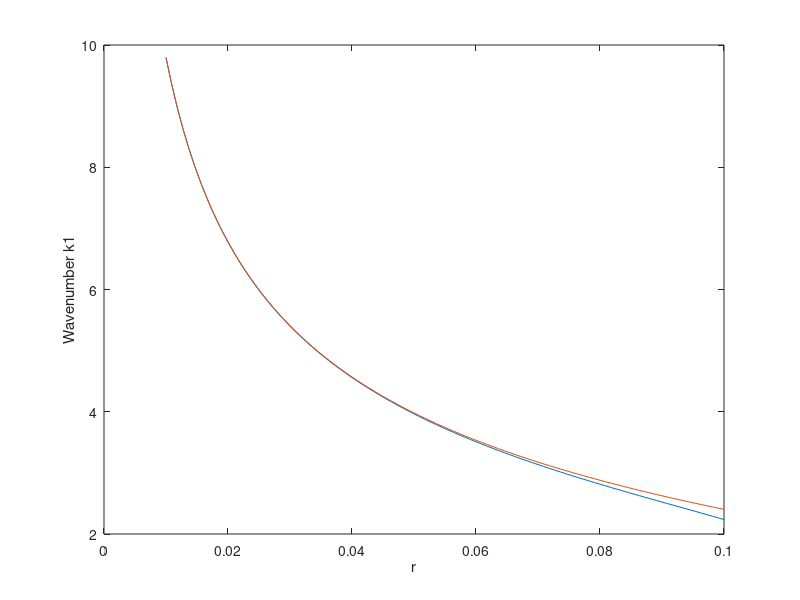
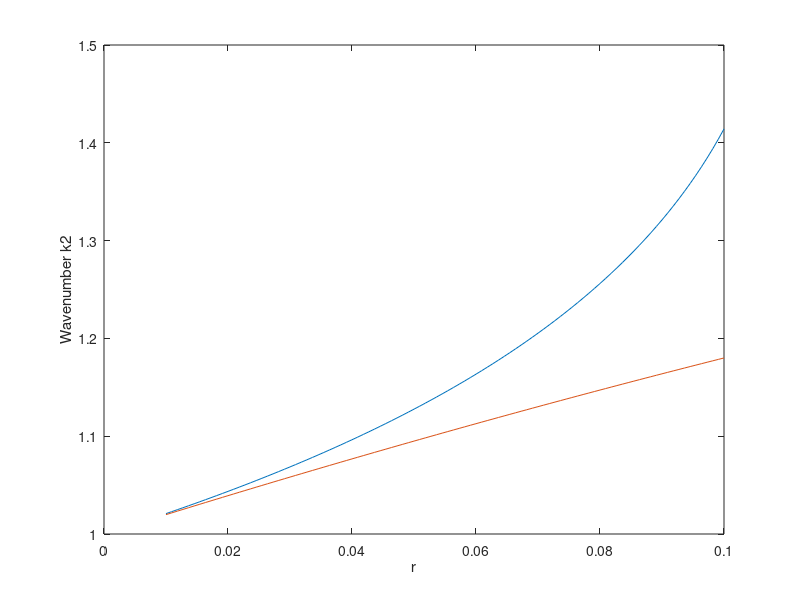

Recreate these plots in MATLAB, in order.
% Tilted Model wavenumbers

sigma = 1;
x = linspace(0,1,100);

r = linspace(0.01,0.1,100);

k1 = 1./sqrt(2*r).*sqrt(-sqrt((-r*sigma^2-2*r+1).^2-4*r*sigma^2)-1+sigma^2*r+2*r);

k1approx = 1i./sqrt(r)-1i*(sigma^2+1)*sqrt(r)-1i/2*r.^(3/2)*(3*sigma^4+4*sigma^2+1);

k2 = 1./sqrt(2*r).*sqrt(sqrt((-r*sigma^2-2*r+1).^2-4*r*sigma^2)-1+sigma^2*r+2*r);

k2approx = 1i*sigma+1i*sigma*(sigma^2+1)*r-1i/2*sigma*(sigma^2+1)^2*r.^2;

figure(1)
plot(r,imag(k1)); hold on;
plot(r,imag(k1approx));
xlabel('r'); ylabel('Wavenumber k1')

figure(2)
plot(r,imag(k2)); hold on;
plot(r,imag(k2approx))
xlabel('r'); ylabel('Wavenumber k2')

